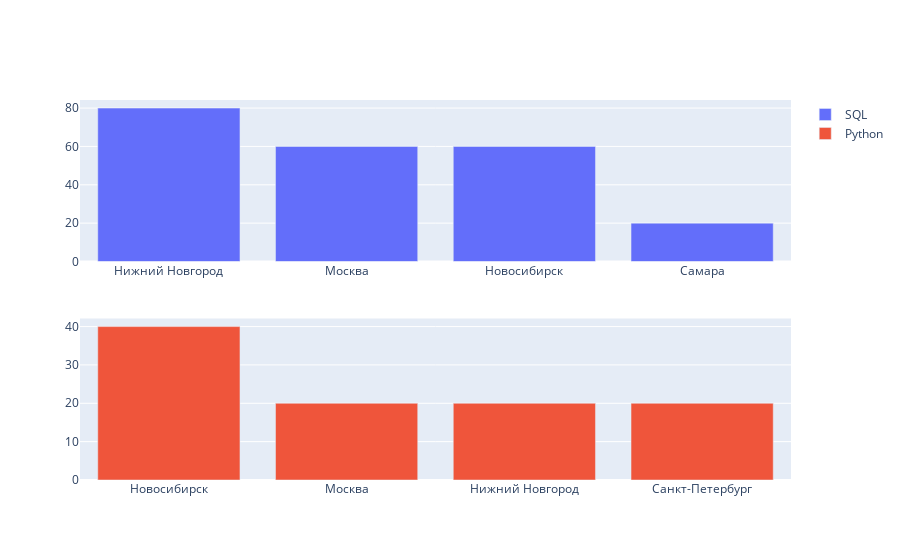

Notebook source saved alongside this figure:
### Code cell
# отобразим на графике
fig = make_subplots(rows=2, cols=1, shared_yaxes=False)

fig.add_trace(go.Bar(x = area_table_count_sql['area'], 
                     y = area_table_count_sql['count'],  
                     name='SQL'),
              1, 1)

fig.add_trace(go.Bar(x = area_table_count_Python['area'], 
                     y = area_table_count_Python['count'],  
                     name='Python'),
              2, 1)

    
fig.show()

### Figure 1 — Plotly figure (JSON) as saved in the notebook; plotly's stock layout.template omitted (floating-point values rounded to 4 significant figures)
{"data": [{"name": "SQL", "type": "bar", "x": ["Нижний Новгород", "Москва", "Новосибирск", "Самара"], "xaxis": "x", "y": [80, 60, 60, 20], "yaxis": "y"}, {"name": "Python", "type": "bar", "x": ["Новосибирск", "Москва", "Нижний Новгород", "Санкт-Петербург"], "xaxis": "x2", "y": [40, 20, 20, 20], "yaxis": "y2"}], "layout": {"xaxis": {"anchor": "y", "domain": [0, 1]}, "xaxis2": {"anchor": "y2", "domain": [0, 1]}, "yaxis": {"anchor": "x", "domain": [0.575, 1]}, "yaxis2": {"anchor": "x2", "domain": [0, 0.425]}}}
